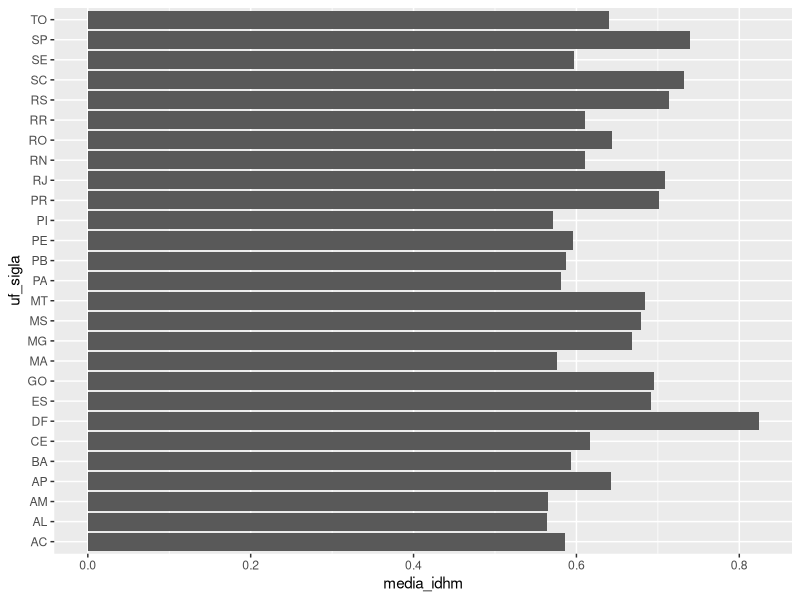
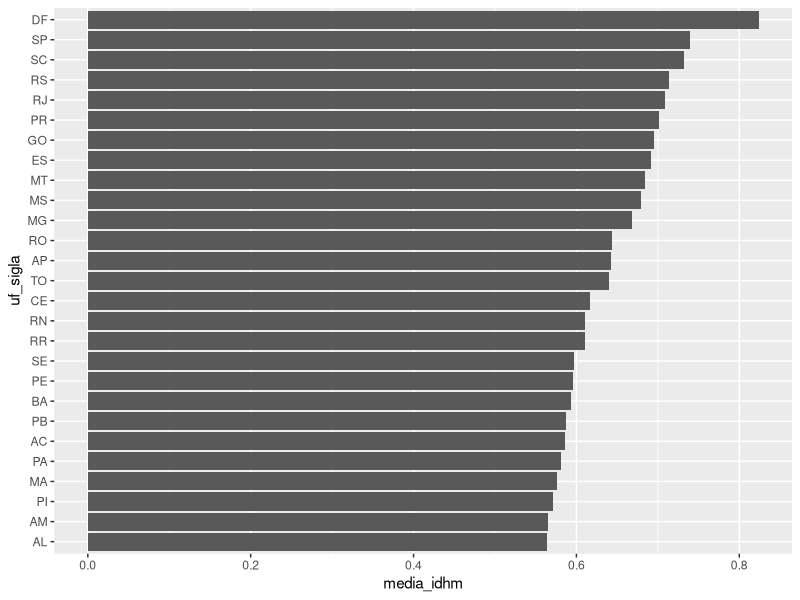
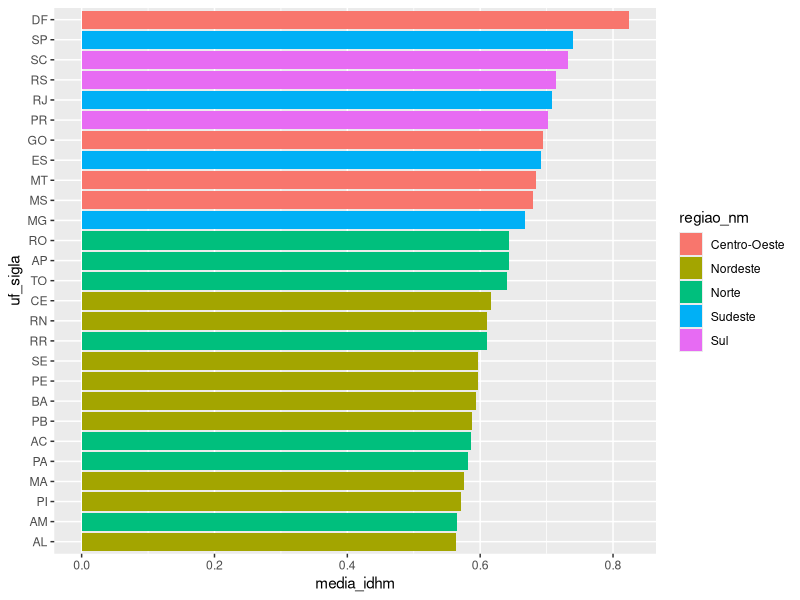
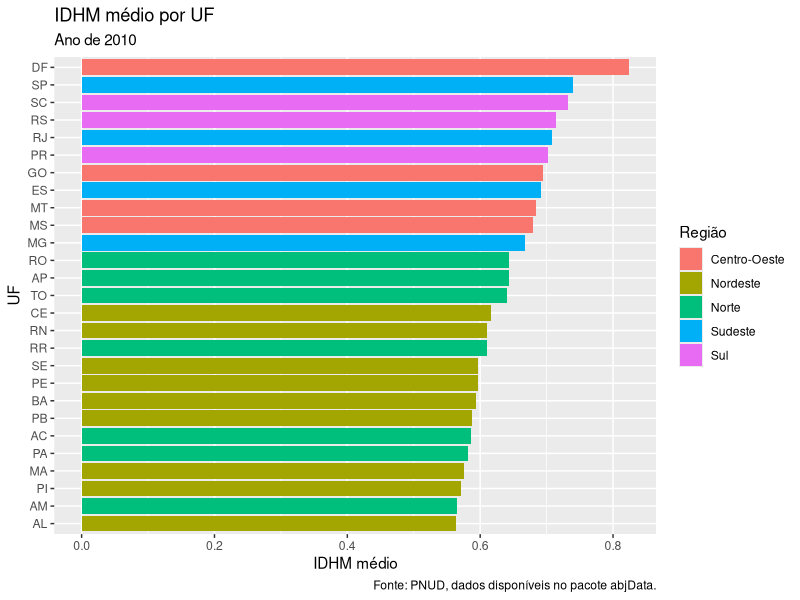
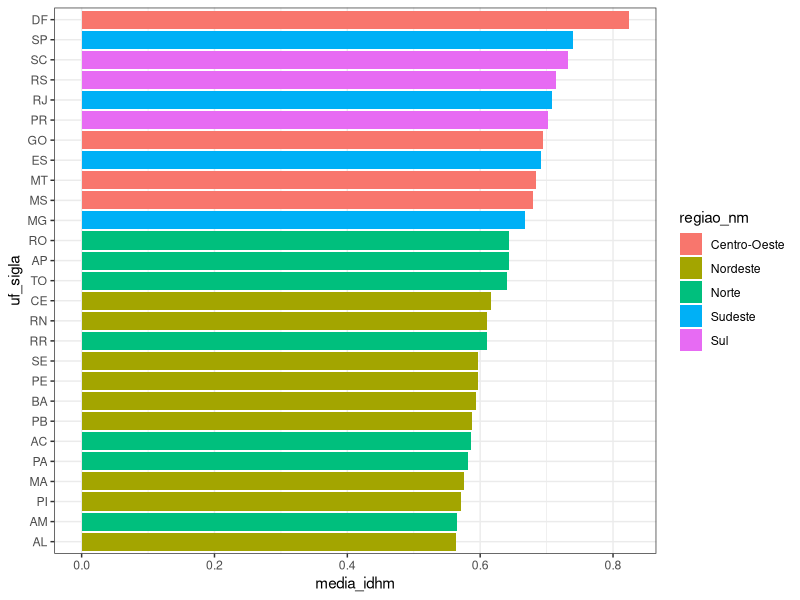
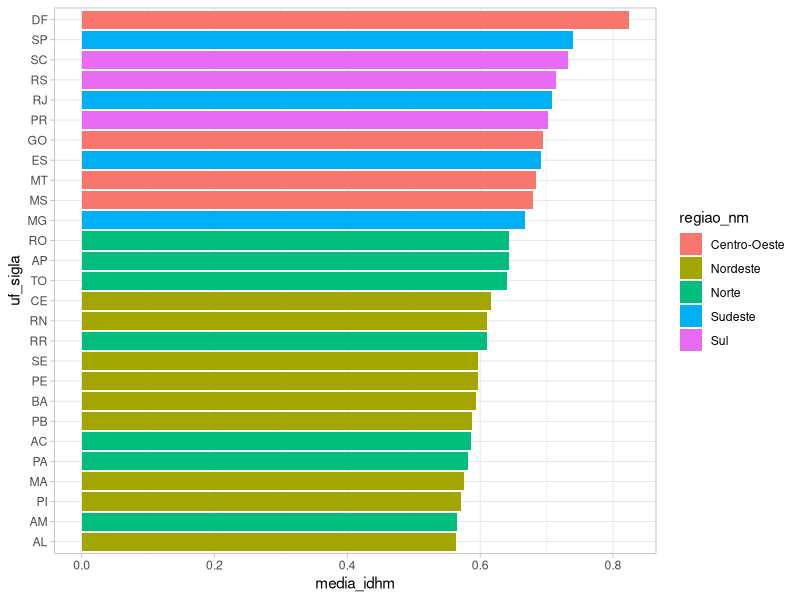
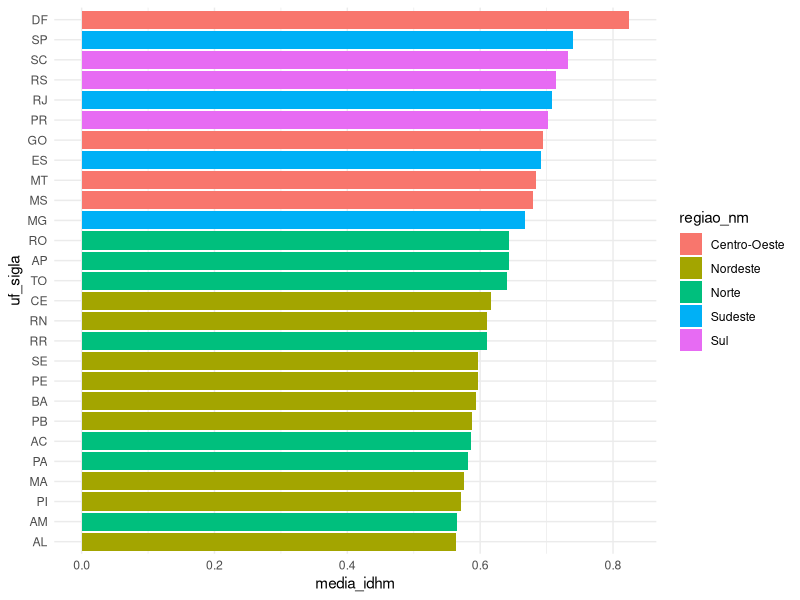
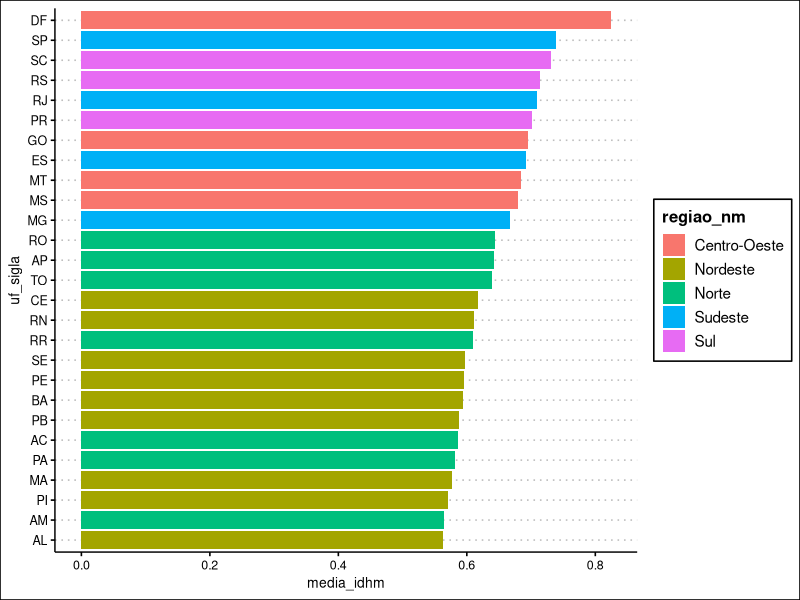

These charts were generated, in order, by the following R code:
# Carregar pacote tidyverse
library(tidyverse)

# IMPORTAÇÃO -------------------------------------------------------------------
# Importar os dados que iremos usar
dados_pnud <- read_csv2("dados/base_pnud_min.csv")

dados_pnud_2010 <- dados_pnud |>
  filter(ano == 2010)


# Exemplo da aula passada:
# Como ordenar as barras em um gráfico, de forma que a maior barra fique no topo?


# Código original
media_idhm_por_uf <- dados_pnud_2010 |>
  group_by(regiao_nm, uf_sigla) |>
  summarise(media_idhm = mean(idhm))

media_idhm_por_uf |>
  ggplot() +
  aes(x = media_idhm, y = uf_sigla) +
  geom_col()


# Código alterado:

# Podemos mudar a ordem das barras usando a função fct_reorder() do pacote forcats

media_idhm_por_uf_ordenado <- dados_pnud_2010 |>
  group_by(regiao_nm, uf_sigla) |>
  summarise(media_idhm = mean(idhm)) |>
  dplyr::ungroup() |>
  dplyr::mutate(uf_sigla = fct_reorder(uf_sigla, media_idhm))

media_idhm_por_uf_ordenado |>
  ggplot() +
  aes(x = media_idhm, y = uf_sigla) +
  geom_col()



# Personalizando os gráficos --------------------------------------------------

# vamos salvar o gráfico acima

exemplo_grafico <- media_idhm_por_uf_ordenado |>
  ggplot() +
  aes(x = media_idhm, y = uf_sigla, fill = regiao_nm) +
  geom_col()

exemplo_grafico


# Labels (textos dos eixos, título, subtítulo, legenda, etc) -----

# Função labs()

exemplo_grafico +
  labs(
    x = "IDHM médio",
    y = "UF",
    title = "IDHM médio por UF",
    subtitle = "Ano de 2010",
    caption = "Fonte: PNUD, dados disponíveis no pacote abjData.",
    fill = "Região"
  )


# Temas ------

# Funções que começam com theme_*()
# ex:
exemplo_grafico +
  theme_bw()

exemplo_grafico +
  theme_light()

exemplo_grafico +
  theme_minimal()

# Dica: explore os temas disponíveis no pacote ggthemes

library(ggthemes)

exemplo_grafico +
  theme_clean()

exemplo_grafico +
  theme_fivethirtyeight()


# Personalizando um tema


exemplo_grafico +
  labs(
    x = "IDHM médio",
    y = "UF",
    title = "IDHM médio por UF",
    subtitle = "Ano de 2010",
    caption = "Fonte: PNUD, dados disponíveis no pacote abjData.",
    fill = "Região"
  ) +
  theme(
    axis.title.x = element_text(
      color = "red",
      size = 20,
      face = "bold"
    ),
    axis.title.y = element_text(
      color = "blue",
      size = 20,
      face = "italic"
    ),
    axis.text.x = element_text(
      color = "green",
      size = 15,
      face = "bold"
    ),
    axis.text.y = element_text(
      color = "orange",
      size = 15,
      face = "italic"
    ),
    plot.title = element_text(
      color = "purple",
      size = 30,
      face = "bold"
    ),
    plot.subtitle = element_text(
      color = "black",
      size = 20,
      face = "italic"
    ),
    plot.caption = element_text(
      color = "gray",
      size = 10,
      face = "bold"
    ),
    legend.title = element_text(
      color = "brown",
      size = 20,
      face = "italic"
    ),
    legend.text = element_text(
      color = "pink",
      size = 15,
      face = "bold"
    ),
    plot.background = element_rect(
      fill = "pink"
    ),
    panel.background = element_rect(
      fill = "lightblue"
    )
  )

# Escalas ----------------

# IMPORTANTE

# Funções de escala começam com scale_*

# Funçoes de preenchimento (cores) começam com scale_fill_*

# Funções de borda (cores) começam com scale_color_*

# As escalas de cores podem ser contínuas (numéricas) ou discretas (categorias)

# Escalas de cores --------------------------------

## Escalas de cores discretas

exemplo_grafico +
  scale_fill_viridis_d()

exemplo_grafico +
  scale_fill_brewer(palette = "Set2")

## Escalas de cores contínuas

exemplo_grafico_2 <- media_idhm_por_uf_ordenado |>
  ggplot() +
  aes(x = media_idhm, y = uf_sigla) +
  geom_col(aes(fill = media_idhm))


exemplo_grafico_2 +
  scale_fill_viridis_c()

exemplo_grafico_2 +
  scale_fill_continuous(
    low = "blue",
    high = "red"
  )


# Escalas de cores manuais

exemplo_grafico +
  scale_fill_manual(
    values = c("blue", "#c61414", "#00a000", "#eaea00", "#e99700")
  )

# Outro exemplo de escala manual

media_idhm_por_uf_ordenado |>
  dplyr::mutate(
    cores = dplyr::case_when(
      media_idhm < 0.6 ~ "#b03636",
      media_idhm >= 0.6 & media_idhm < 0.8 ~ "#FFFF00",
      media_idhm >= 0.8 ~ "#048304"
    )
  ) |>
  ggplot() +
  aes(x = media_idhm, y = uf_sigla) +
  geom_col(aes(fill = cores)) +
  scale_fill_identity()

# Existem outros tipos de funções de escala!
# Inicialmente o melhor é focar nas escalas de cores,
# E pesquisar funções específicas quando necessário

# Exportar os gráficos ----------------

# Vamos criar um gráfico usando os exemplos vistos, e salvar em um objeto

exemplo_grafico_3 <- media_idhm_por_uf |>
  ggplot() +
  aes(x = media_idhm, y = uf_sigla) +
  geom_col(aes(fill = media_idhm)) +
  # Escala de cores
  scale_fill_viridis_c() +
  # Tema
  theme_light(base_size = 14) +
  # Labels
  labs(
    x = "IDHM médio",
    y = "UF",
    title = "IDHM médio por UF",
    subtitle = "Ano de 2010",
    # caption = "Fonte: PNUD, dados disponíveis no pacote abjData.",
    fill = "IDHM médio"
  ) +
  theme(
    legend.position = "bottom"
  )

# Função ggsave()

ggsave(
  filename = "output/exemplo_grafico_exportar.png",
  plot = exemplo_grafico_3,
  width = 10,
  height = 6,
  units = "in",
  dpi = 300
)

# Juntar gráficos ----------------


exemplo_grafico_4 <- dados_pnud_2010 |>
  group_by(regiao_nm, uf_sigla) |>
  summarise(soma_pop = sum(pop)) |>
  mutate(
    soma_pop_milhoes = soma_pop / 1000000
  ) |>
  ggplot() +
  aes(x = soma_pop_milhoes, y = uf_sigla) +
  geom_col(aes(fill = soma_pop_milhoes)) +
  # Escala de cores
  scale_fill_viridis_c() +
  # Tema
  theme_light(base_size = 14) +
  # Labels
  labs(
    x = "População (em milhões)",
    y = "UF",
    title = "População por UF",
    subtitle = "Ano de 2010",
    caption = "Fonte: PNUD, dados disponíveis no pacote abjData.",
    fill = "População (em milhões)"
  ) +
  theme(
    legend.position = "bottom"
  )


library(patchwork)

grafico_unido <- exemplo_grafico_3 + exemplo_grafico_4

ggsave(
  filename = "output/exemplo_grafico_unido.png",
  plot = grafico_unido,
  width = 10,
  height = 6,
  units = "in",
  dpi = 300
)
